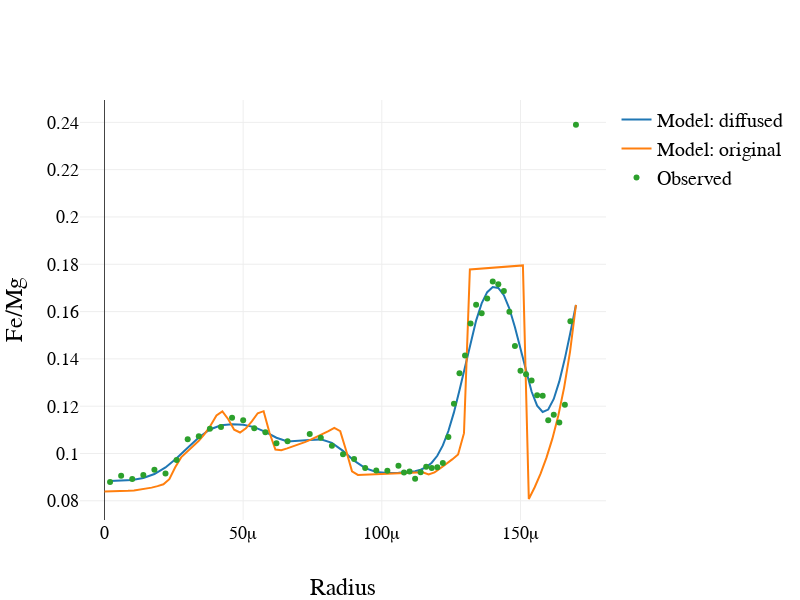

The cell this chart's notebook holds for it:
### Code cell
var modeled = model(summarizedParameters,data)
var ndProfiles = magma.diffusionProfiles.orthopyroxene;

var ndFe_Mg = ndProfiles.Fe_Mg.notDiffusedProfile.get()

Plotly([
    {
        x : modeled.x,
        y : modeled.Fe_Mg,
        name : "Model: diffused"
    },
     {
        x : ndFe_Mg.x,
        y : ndFe_Mg.c,
        name : "Model: original"
    },
    {
        x : data.x,
        y : data.Fe_Mg,
        mode : "markers",
        name : "Observed"
    }

],
spread(
    middiumSize,
    legend(),
    axis("x","Radius"),
    axis("y","Fe/Mg")
))
